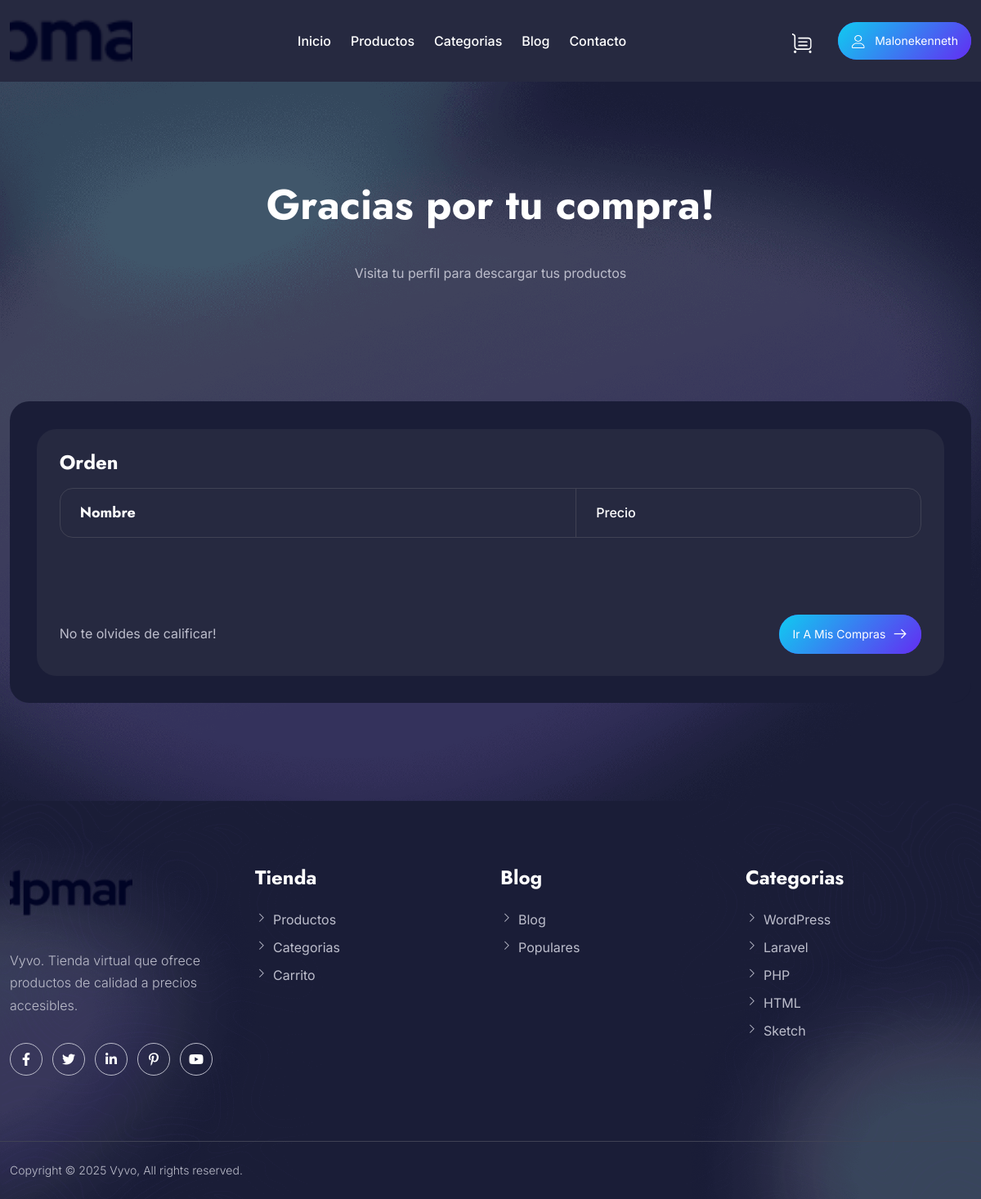
Page /cart/success/ (signed in) on the committed database.
### apps/accounts/models.py (models this page shows, shortened)
class User(AbstractUser):
    profile_picture = models.ImageField(upload_to='profile_pictures', default='/profile_pictures/default.avif')
    banner_picture = models.ImageField(upload_to='banner_pictures', blank=True, null=True)
    is_creator = models.BooleanField(default=False)
    bio = models.TextField(blank=True, null=True, validators=[
        MinLengthValidator(10, message="El texto debe tener al menos 10 caracteres"),
        MaxLengthValidator(500, message="El texto debe tener menos de 500 caracteres")
    ])
    phone = models.CharField(max_length=15, blank=True, null=True, validators=[
        RegexValidator(r'^\+?1?\d{10,15}$', message="El número debe tener entre 10 y 15 dígitos")
    ])
    facebook = models.URLField(blank=True, null=True, validators=[
        RegexValidator(r'^https://www\.facebook\.com/[^/]+$', message="El enlace debe ser un enlace válido de Facebook")
    ])
    twitter = models.URLField(blank=True, null=True, validators=[
        RegexValidator(r'^https://twitter\.com/[^/]+$', message="El enlace debe ser un enlace válido de Twitter")
    ])
    pinterest = models.URLField(blank=True, null=True, validators=[
        RegexValidator(r'^https://pinterest\.com/[^/]+$', message="El enlace debe ser un enlace válido de Pinterest")
    ])
    instagram = models.URLField(blank=True, null=True, validators=[
        RegexValidator(r'^https://instagram\.com/[^/]+$', message="El enlace debe ser un enlace válido de Instagram")
    ])
    follows = models.ManyToManyField('self', blank=True, related_name='followed_by', symmetrical=False)

### apps/shop/models.py (models this page shows, shortened)
class Category(models.Model):
    name = models.CharField(max_length=100)
    icon = models.ImageField(upload_to='categories_icons/')
    image = models.ImageField(upload_to='categories_images/', null=True, blank=True)
    created_at = models.DateTimeField(auto_now_add=True)

### apps/shop/views.py (the view)
# urls.py: path('cart/success/', CartSuccessView.as_view(), name='cart_success'),
class CartSuccessView(LoginRequiredMixin, TemplateView):
    template_name = "cart-success.html"
    def get_context_data(self, **kwargs):
        context = super().get_context_data(**kwargs)
        cart = self.request.session.get('cart', [])
        context['products'] = Product.objects.filter(id__in=cart)
        return context

### apps/shop/context_processors.py (called while the page is built)
def get_categories(request):
    categories = Category.objects.all()[:5]
    return {'categories_footer': categories}

### apps/shop/templates/cart-success.html (shortened to what this page needs)
{% extends 'base.html' %}
{% load static %}
{% block content %}
<section class="cart-thank section-bg padding-y-120 position-relative z-index-1 overflow-hidden">
    <div class="container container-two">
        <div class="row justify-content-center">
            <div class="col-lg-6 col-md-8 col-sm-10">
                <div class="cart-thank__content text-center">
                    <h2 class="cart-thank__title mb-48">Gracias por tu compra!</h2>
                    <p>Visita tu perfil para descargar tus productos</p>
                    <div class="cart-thank__img">
                    </div>
                </div>
            </div>
        </div>
        <div class="padding-t-120">
            <div class="cart-thank__box">
                <div class="row gy-4">
                    <div class="col-lg-121">
                        <div class="thank-card">
                            <h5 class="thank-card__title mb-3">Orden</h5>
                            <ul class="list-text">
                                <li class="list-text__item flx-align flex-nowrap">
                                    <span class="text text-heading fw-500 font-heading fw-700 font-18">Nombre</span>
                                    <span class="text text-heading fw-500">Precio</span>
                                </li>
                            </ul>
                            <div class="thank-card__thumb mt-64 mb-3">
                            </div>
                            <div class="flx-between gap-2">
                                <p class="text">No te olvides de calificar!</p>
                                <a href="{% url 'profile' request.user.username %}" class="btn btn-main flx-align gap-2 pill">
                                    Ir a mis compras
                                    <span class="icon line-height-1 font-20"><i
                                            class="las la-arrow-right"></i></span>
                                </a>
                            </div>
                        </div>
                    </div>
                </div>
            </div>
        </div>
    </div>
</section>
{% endblock %}

### templates/includes/header.html (shortened to what this page needs)
{% load static %}
<header class="header">
    <div class="container container-full">
        <nav class="header-inner flx-between">
            <div class="logo">
                <a href="{% url 'pages:index' %}" class="link dark-version">
                    <img src="{% static 'assets/images/logo.png' %}" style="height: 100px; width: 150px; object-fit: cover;" alt="Logo">
                </a>
            </div>
            <div class="header-menu d-lg-block d-none">
                <ul class="nav-menu flx-align ">
                    <li class="nav-menu__item">
                        <a href="{% url 'pages:index' %}" class="nav-menu__link">Inicio</a>
                    </li>
                    <li class="nav-menu__item">
                        <a href="{% url 'shop:products' %}" class="nav-menu__link">Productos</a>
                    </li>
                    <li class="nav-menu__item">
                        <a href="javascript:void(0)" class="nav-menu__link">Categorias</a>
                    </li>
                    <li class="nav-menu__item">
                        <a href="javascript:void(0)" class="nav-menu__link">Blog</a>
                    </li>
                    <li class="nav-menu__item">
                        <a href="javascript:void(0)" class="nav-menu__link">Contacto</a>
                    </li>
                </ul>
            </div>
            <div class="header-right flx-align">
                <a href="{% url 'shop:cart' %}" class="header-right__button cart-btn position-relative">
                    <img src="{% static 'assets/images/icons/cart-white.svg' %}" alt="" class="dark-version">
                </a>
                <div class="header-right__inner gap-3 flx-align d-lg-flex d-none">
                    <a href="{% if request.user.is_authenticated %}{% url 'profile' request.user.username %}{% else %}{% url 'account_signup' %}{% endif %}" class="btn btn-main pill">
                        <span class="icon-left icon">
                            <img src="{% static 'assets/images/icons/user.svg' %}" alt="">
                        </span>
                        {% if request.user.is_authenticated %}
                            {{ request.user.username }}
                        {% else %}
                            Crear cuenta
                        {% endif %}
                    </a>
                </div>
            </div>
        </nav>
    </div>
</header>

### templates/includes/footer.html (shortened to what this page needs)
{% load static %}
<footer class="footer-two section-bg position-relative z-index-1 overflow-hidden">
    <img src="{% static 'assets/images/gradients/footer-gradient-bg.png' %}" alt="" class="bg--gradient">
    <img src="{% static 'assets/images/shapes/footer-pattern1.png' %}" alt=""
        class="position-absolute end-0 top-0 z-index--1">
    <img src="{% static 'assets/images/shapes/footer-pattern2.png' %}" alt=""
        class="position-absolute start-0 top-0 z-index--1">
    <div class="footer-inner padding-y-120">
        <div class="container container-two">
            <div class="row gy-5">
                <div class="col-xl-3 col-sm-6">
                    <div class="footer-widget">
                        <div class="footer-widget__logo">
                            <a href="index.html">
                                <img src="{% static 'assets/images/logo.png' %}" alt=""
                                    class="dark-version" style="width: 150px; height: 250px; object-fit: cover;">
                            </a>
                        </div>
                        <p class="footer-widget__desc">Vyvo. Tienda virtual que ofrece productos de calidad a precios accesibles.</p>
                        <div class="footer-widget__social">
                            <ul class="social-icon-list">
                                <li class="social-icon-list__item">
                                    <a href="https://www.facebook.com" class="social-icon-list__link flx-center"><i
                                            class="fab fa-facebook-f"></i></a>
                                </li>
                                <li class="social-icon-list__item">
                                    <a href="https://www.twitter.com" class="social-icon-list__link flx-center"> <i
                                            class="fab fa-twitter"></i></a>
                                </li>
                                <li class="social-icon-list__item">
                                    <a href="https://www.linkedin.com" class="social-icon-list__link flx-center"> <i
                                            class="fab fa-linkedin-in"></i></a>
                                </li>
                                <li class="social-icon-list__item">
                                    <a href="https://www.pinterest.com" class="social-icon-list__link flx-center">
                                        <i class="fab fa-pinterest-p"></i></a>
                                </li>
                                <li class="social-icon-list__item">
                                    <a href="https://www.pinterest.com" class="social-icon-list__link flx-center">
                                        <i class="fab fa-youtube"></i></a>
                                </li>
                            </ul>
                        </div>
                    </div>
                </div>
                <div class="col-xl-2 col-sm-6 col-xs-6">
                    <div class="footer-widget">
                        <h5 class="footer-widget__title">Tienda</h5>
                        <ul class="footer-lists">
                            <li class="footer-lists__item"><a href="{% url 'shop:products' %}"
                                    class="footer-lists__link">Productos </a></li>
                            <li class="footer-lists__item"><a href="javascript:void(0)"
                                    class="footer-lists__link">Categorias</a></li>
                            <li class="footer-lists__item"><a href="javascript:void(0)"
                                    class="footer-lists__link">Carrito</a></li>
                        </ul>
                    </div>
                </div>
                <div class="col-xl-1 d-xl-block d-none"></div>
                <div class="col-xl-3 col-sm-6 col-xs-6">
                    <div class="footer-widget">
                        <h5 class="footer-widget__title">Blog </h5>
                        <ul class="footer-lists">
                            <li class="footer-lists__item"><a href="javascript:void(0)"
                                    class="footer-lists__link">Blog </a></li>
                            <li class="footer-lists__item"><a href="javascript:void(0)"
                                    class="footer-lists__link">Populares</a></li>
                        </ul>
                    </div>
                </div>
                <div class="col-xl-3 col-sm-6 col-xs-6">
                    <div class="footer-widget">
                        <h5 class="footer-widget__title">Categorias</h5>
                        <ul class="footer-lists">
                            {% for category in categories_footer %}
                            <li class="footer-lists__item"><a href="{% url 'shop:products' %}?category={{ category.id }}"
                                    class="footer-lists__link">{{ category.name }}</a></li>
                            {% endfor %}
                        </ul>
                    </div>
                </div>
            </div>
        </div>
    </div>
    <div class="bottom-footer-two">
        <div class="container container-two">
            <div class="bottom-footer__inner flx-between gap-3">
                <p class="bottom-footer__text font-14"> Copyright &copy; 2025 Vyvo, All rights reserved.</p>
            </div>
        </div>
    </div>
</footer>

### rows in the picture
User: user.username "Malonekenneth"
Category: name "WordPress"
Category: name "Laravel"
Category: name "PHP"
Category: name "HTML"
Category: name "Sketch"
